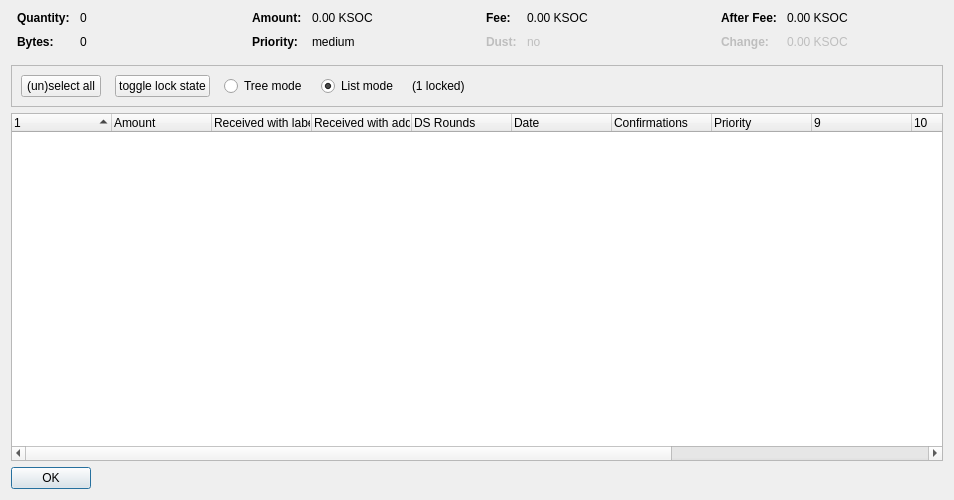
<?xml version="1.0" encoding="UTF-8"?>
<ui version="4.0">
 <class>CoinControlDialog</class>
 <widget class="QDialog" name="CoinControlDialog">
  <property name="geometry">
   <rect>
    <x>0</x>
    <y>0</y>
    <width>954</width>
    <height>500</height>
   </rect>
  </property>
  <property name="windowTitle">
   <string>Coin Selection</string>
  </property>
  <layout class="QVBoxLayout" name="verticalLayout">
   <item>
    <layout class="QHBoxLayout" name="horizontalLayoutTop" stretch="0,0,0,0">
     <property name="topMargin">
      <number>0</number>
     </property>
     <property name="bottomMargin">
      <number>10</number>
     </property>
     <item>
      <layout class="QFormLayout" name="formLayoutCoinControl1">
       <property name="horizontalSpacing">
        <number>10</number>
       </property>
       <property name="verticalSpacing">
        <number>10</number>
       </property>
       <property name="leftMargin">
        <number>6</number>
       </property>
       <property name="rightMargin">
        <number>6</number>
       </property>
       <item row="0" column="0">
        <widget class="QLabel" name="labelCoinControlQuantityText">
         <property name="font">
          <font>
           <weight>75</weight>
           <bold>true</bold>
          </font>
         </property>
         <property name="text">
          <string>Quantity:</string>
         </property>
        </widget>
       </item>
       <item row="0" column="1">
        <widget class="QLabel" name="labelCoinControlQuantity">
         <property name="cursor">
          <cursorShape>IBeamCursor</cursorShape>
         </property>
         <property name="contextMenuPolicy">
          <enum>Qt::ActionsContextMenu</enum>
         </property>
         <property name="text">
          <string notr="true">0</string>
         </property>
         <property name="textInteractionFlags">
          <set>Qt::LinksAccessibleByMouse|Qt::TextSelectableByKeyboard|Qt::TextSelectableByMouse</set>
         </property>
        </widget>
       </item>
       <item row="1" column="0">
        <widget class="QLabel" name="labelCoinControlBytesText">
         <property name="font">
          <font>
           <weight>75</weight>
           <bold>true</bold>
          </font>
         </property>
         <property name="text">
          <string>Bytes:</string>
         </property>
        </widget>
       </item>
       <item row="1" column="1">
        <widget class="QLabel" name="labelCoinControlBytes">
         <property name="cursor">
          <cursorShape>IBeamCursor</cursorShape>
         </property>
         <property name="contextMenuPolicy">
          <enum>Qt::ActionsContextMenu</enum>
         </property>
         <property name="text">
          <string notr="true">0</string>
         </property>
         <property name="textInteractionFlags">
          <set>Qt::LinksAccessibleByMouse|Qt::TextSelectableByKeyboard|Qt::TextSelectableByMouse</set>
         </property>
        </widget>
       </item>
      </layout>
     </item>
     <item>
      <layout class="QFormLayout" name="formLayoutCoinControl2">
       <property name="horizontalSpacing">
        <number>10</number>
       </property>
       <property name="verticalSpacing">
        <number>10</number>
       </property>
       <property name="leftMargin">
        <number>6</number>
       </property>
       <property name="rightMargin">
        <number>6</number>
       </property>
       <item row="0" column="0">
        <widget class="QLabel" name="labelCoinControlAmountText">
         <property name="font">
          <font>
           <weight>75</weight>
           <bold>true</bold>
          </font>
         </property>
         <property name="text">
          <string>Amount:</string>
         </property>
        </widget>
       </item>
       <item row="0" column="1">
        <widget class="QLabel" name="labelCoinControlAmount">
         <property name="cursor">
          <cursorShape>IBeamCursor</cursorShape>
         </property>
         <property name="contextMenuPolicy">
          <enum>Qt::ActionsContextMenu</enum>
         </property>
         <property name="text">
          <string notr="true">0.00 KSOC</string>
         </property>
         <property name="textInteractionFlags">
          <set>Qt::LinksAccessibleByMouse|Qt::TextSelectableByKeyboard|Qt::TextSelectableByMouse</set>
         </property>
        </widget>
       </item>
       <item row="1" column="0">
        <widget class="QLabel" name="labelCoinControlPriorityText">
         <property name="font">
          <font>
           <weight>75</weight>
           <bold>true</bold>
          </font>
         </property>
         <property name="text">
          <string>Priority:</string>
         </property>
        </widget>
       </item>
       <item row="1" column="1">
        <widget class="QLabel" name="labelCoinControlPriority">
         <property name="cursor">
          <cursorShape>IBeamCursor</cursorShape>
         </property>
         <property name="contextMenuPolicy">
          <enum>Qt::ActionsContextMenu</enum>
         </property>
         <property name="text">
          <string>medium</string>
         </property>
         <property name="textInteractionFlags">
          <set>Qt::LinksAccessibleByMouse|Qt::TextSelectableByKeyboard|Qt::TextSelectableByMouse</set>
         </property>
        </widget>
       </item>
      </layout>
     </item>
     <item>
      <layout class="QFormLayout" name="formLayoutCoinControl3">
       <property name="horizontalSpacing">
        <number>10</number>
       </property>
       <property name="verticalSpacing">
        <number>10</number>
       </property>
       <property name="leftMargin">
        <number>6</number>
       </property>
       <property name="rightMargin">
        <number>6</number>
       </property>
       <item row="0" column="0">
        <widget class="QLabel" name="labelCoinControlFeeText">
         <property name="font">
          <font>
           <weight>75</weight>
           <bold>true</bold>
          </font>
         </property>
         <property name="text">
          <string>Fee:</string>
         </property>
        </widget>
       </item>
       <item row="0" column="1">
        <widget class="QLabel" name="labelCoinControlFee">
         <property name="cursor">
          <cursorShape>IBeamCursor</cursorShape>
         </property>
         <property name="contextMenuPolicy">
          <enum>Qt::ActionsContextMenu</enum>
         </property>
         <property name="text">
          <string notr="true">0.00 KSOC</string>
         </property>
         <property name="textInteractionFlags">
          <set>Qt::LinksAccessibleByMouse|Qt::TextSelectableByKeyboard|Qt::TextSelectableByMouse</set>
         </property>
        </widget>
       </item>
       <item row="1" column="0">
        <widget class="QLabel" name="labelCoinControlLowOutputText">
         <property name="enabled">
          <bool>false</bool>
         </property>
         <property name="font">
          <font>
           <weight>75</weight>
           <bold>true</bold>
          </font>
         </property>
         <property name="text">
          <string>Dust:</string>
         </property>
        </widget>
       </item>
       <item row="1" column="1">
        <widget class="QLabel" name="labelCoinControlLowOutput">
         <property name="enabled">
          <bool>false</bool>
         </property>
         <property name="cursor">
          <cursorShape>IBeamCursor</cursorShape>
         </property>
         <property name="contextMenuPolicy">
          <enum>Qt::ActionsContextMenu</enum>
         </property>
         <property name="text">
          <string>no</string>
         </property>
         <property name="textInteractionFlags">
          <set>Qt::LinksAccessibleByMouse|Qt::TextSelectableByKeyboard|Qt::TextSelectableByMouse</set>
         </property>
        </widget>
       </item>
      </layout>
     </item>
     <item>
      <layout class="QFormLayout" name="formLayoutCoinControl4">
       <property name="horizontalSpacing">
        <number>10</number>
       </property>
       <property name="verticalSpacing">
        <number>10</number>
       </property>
       <property name="leftMargin">
        <number>6</number>
       </property>
       <property name="rightMargin">
        <number>6</number>
       </property>
       <item row="0" column="0">
        <widget class="QLabel" name="labelCoinControlAfterFeeText">
         <property name="font">
          <font>
           <weight>75</weight>
           <bold>true</bold>
          </font>
         </property>
         <property name="text">
          <string>After Fee:</string>
         </property>
        </widget>
       </item>
       <item row="0" column="1">
        <widget class="QLabel" name="labelCoinControlAfterFee">
         <property name="cursor">
          <cursorShape>IBeamCursor</cursorShape>
         </property>
         <property name="contextMenuPolicy">
          <enum>Qt::ActionsContextMenu</enum>
         </property>
         <property name="text">
          <string notr="true">0.00 KSOC</string>
         </property>
         <property name="textInteractionFlags">
          <set>Qt::LinksAccessibleByMouse|Qt::TextSelectableByKeyboard|Qt::TextSelectableByMouse</set>
         </property>
        </widget>
       </item>
       <item row="1" column="0">
        <widget class="QLabel" name="labelCoinControlChangeText">
         <property name="enabled">
          <bool>false</bool>
         </property>
         <property name="font">
          <font>
           <weight>75</weight>
           <bold>true</bold>
          </font>
         </property>
         <property name="text">
          <string>Change:</string>
         </property>
        </widget>
       </item>
       <item row="1" column="1">
        <widget class="QLabel" name="labelCoinControlChange">
         <property name="enabled">
          <bool>false</bool>
         </property>
         <property name="cursor">
          <cursorShape>IBeamCursor</cursorShape>
         </property>
         <property name="contextMenuPolicy">
          <enum>Qt::ActionsContextMenu</enum>
         </property>
         <property name="text">
          <string notr="true">0.00 KSOC</string>
         </property>
         <property name="textInteractionFlags">
          <set>Qt::LinksAccessibleByMouse|Qt::TextSelectableByKeyboard|Qt::TextSelectableByMouse</set>
         </property>
        </widget>
       </item>
      </layout>
     </item>
    </layout>
   </item>
   <item>
    <widget class="QFrame" name="frame">
     <property name="minimumSize">
      <size>
       <width>0</width>
       <height>40</height>
      </size>
     </property>
     <property name="frameShape">
      <enum>QFrame::StyledPanel</enum>
     </property>
     <property name="frameShadow">
      <enum>QFrame::Sunken</enum>
     </property>
     <layout class="QHBoxLayout" name="horizontalLayout">
      <item>
       <layout class="QHBoxLayout" name="horizontalLayoutPanel" stretch="0,0,0,0,0,0">
        <property name="spacing">
         <number>14</number>
        </property>
        <item>
         <widget class="QPushButton" name="pushButtonSelectAll">
          <property name="sizePolicy">
           <sizepolicy hsizetype="Maximum" vsizetype="Fixed">
            <horstretch>0</horstretch>
            <verstretch>0</verstretch>
           </sizepolicy>
          </property>
          <property name="text">
           <string>(un)select all</string>
          </property>
          <property name="autoDefault">
           <bool>false</bool>
          </property>
         </widget>
        </item>
        <item>
         <widget class="QPushButton" name="pushButtonToggleLock">
          <property name="sizePolicy">
           <sizepolicy hsizetype="Maximum" vsizetype="Fixed">
            <horstretch>0</horstretch>
            <verstretch>0</verstretch>
           </sizepolicy>
          </property>
          <property name="text">
           <string>toggle lock state</string>
          </property>
          <property name="autoDefault">
           <bool>false</bool>
          </property>
         </widget>
        </item>
        <item>
         <widget class="QRadioButton" name="radioTreeMode">
          <property name="sizePolicy">
           <sizepolicy hsizetype="Maximum" vsizetype="Fixed">
            <horstretch>0</horstretch>
            <verstretch>0</verstretch>
           </sizepolicy>
          </property>
          <property name="text">
           <string>Tree mode</string>
          </property>
         </widget>
        </item>
        <item>
         <widget class="QRadioButton" name="radioListMode">
          <property name="sizePolicy">
           <sizepolicy hsizetype="Maximum" vsizetype="Fixed">
            <horstretch>0</horstretch>
            <verstretch>0</verstretch>
           </sizepolicy>
          </property>
          <property name="text">
           <string>List mode</string>
          </property>
          <property name="checked">
           <bool>true</bool>
          </property>
         </widget>
        </item>
        <item>
         <widget class="QLabel" name="labelLocked">
          <property name="text">
           <string>(1 locked)</string>
          </property>
         </widget>
        </item>
        <item>
         <spacer name="horizontalSpacer">
          <property name="orientation">
           <enum>Qt::Horizontal</enum>
          </property>
          <property name="sizeHint" stdset="0">
           <size>
            <width>40</width>
            <height>20</height>
           </size>
          </property>
         </spacer>
        </item>
       </layout>
      </item>
     </layout>
    </widget>
   </item>
   <item>
    <widget class="CoinControlTreeWidget" name="treeWidget">
     <property name="contextMenuPolicy">
      <enum>Qt::CustomContextMenu</enum>
     </property>
     <property name="sortingEnabled">
      <bool>false</bool>
     </property>
     <property name="columnCount">
      <number>13</number>
     </property>
     <attribute name="headerShowSortIndicator" stdset="0">
      <bool>true</bool>
     </attribute>
     <attribute name="headerStretchLastSection">
      <bool>false</bool>
     </attribute>
     <column>
      <property name="text">
       <string/>
      </property>
     </column>
     <column>
      <property name="text">
       <string>Amount</string>
      </property>
     </column>
     <column>
      <property name="text">
       <string>Received with label</string>
      </property>
     </column>
     <column>
      <property name="text">
       <string>Received with address</string>
      </property>
     </column>
     <column>
      <property name="text">
       <string>DS Rounds</string>
      </property>
     </column>
     <column>
      <property name="text">
       <string>Date</string>
      </property>
     </column>
     <column>
      <property name="text">
       <string>Confirmations</string>
      </property>
      <property name="toolTip">
       <string>Confirmed</string>
      </property>
     </column>
     <column>
      <property name="text">
       <string>Priority</string>
      </property>
     </column>
     <column>
      <property name="text">
       <string/>
      </property>
     </column>
     <column>
      <property name="text">
       <string/>
      </property>
     </column>
     <column>
      <property name="text">
       <string/>
      </property>
     </column>
     <column>
      <property name="text">
       <string/>
      </property>
     </column>
     <column>
      <property name="text">
       <string/>
      </property>
     </column>
    </widget>
   </item>
   <item>
    <widget class="QDialogButtonBox" name="buttonBox">
     <property name="sizePolicy">
      <sizepolicy hsizetype="Maximum" vsizetype="Fixed">
       <horstretch>0</horstretch>
       <verstretch>0</verstretch>
      </sizepolicy>
     </property>
     <property name="orientation">
      <enum>Qt::Horizontal</enum>
     </property>
     <property name="standardButtons">
      <set>QDialogButtonBox::Ok</set>
     </property>
    </widget>
   </item>
  </layout>
 </widget>
 <customwidgets>
  <customwidget>
   <class>CoinControlTreeWidget</class>
   <extends>QTreeWidget</extends>
   <header>coincontroltreewidget.h</header>
  </customwidget>
 </customwidgets>
 <resources/>
 <connections/>
</ui>
